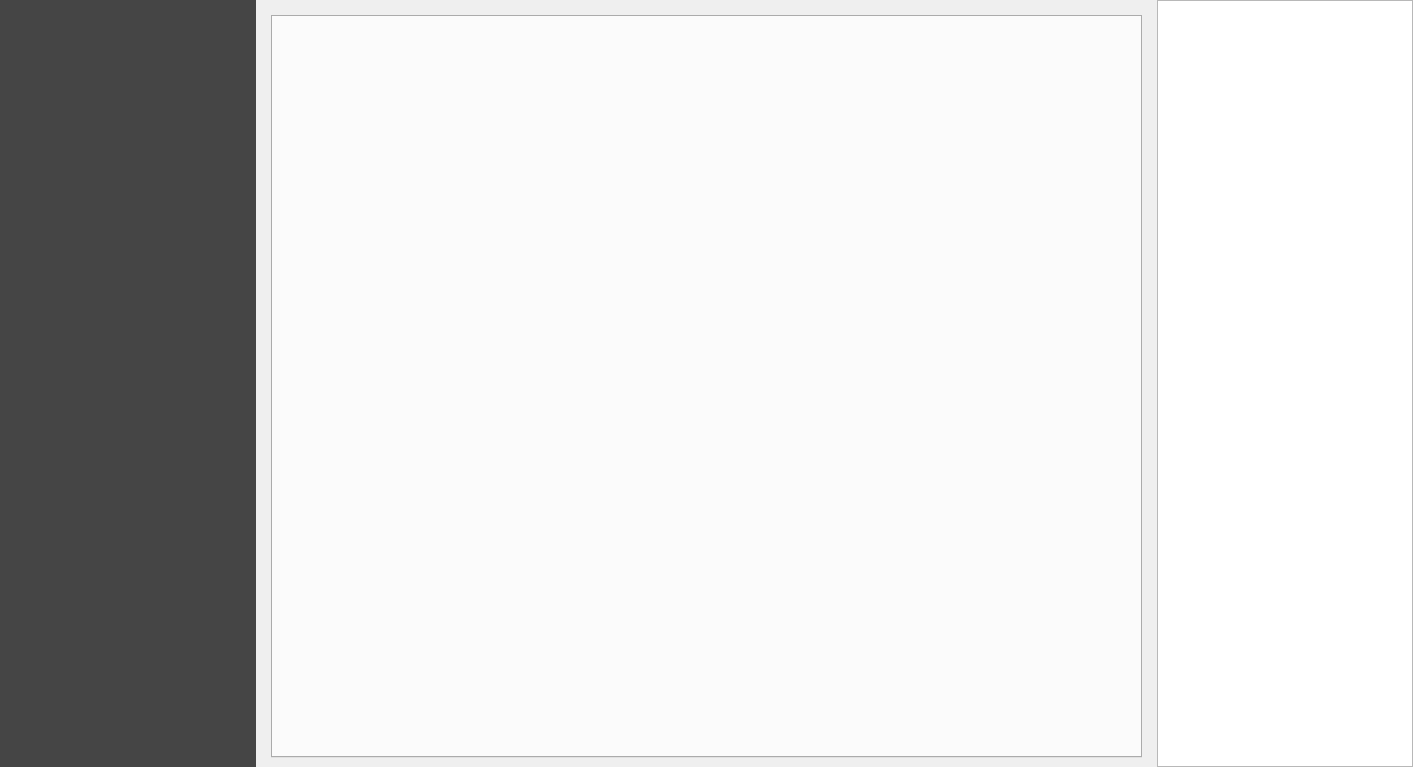
<?xml version="1.0" encoding="UTF-8"?>
<ui version="4.0">
 <class>Dialog</class>
 <widget class="QDialog" name="Dialog">
  <property name="geometry">
   <rect>
    <x>0</x>
    <y>0</y>
    <width>1413</width>
    <height>767</height>
   </rect>
  </property>
  <property name="windowTitle">
   <string notr="true">GeoPublicHealth</string>
  </property>
  <layout class="QHBoxLayout" name="horizontalLayout_2">
   <property name="leftMargin">
    <number>0</number>
   </property>
   <property name="topMargin">
    <number>0</number>
   </property>
   <property name="rightMargin">
    <number>0</number>
   </property>
   <property name="bottomMargin">
    <number>0</number>
   </property>
   <item>
    <layout class="QHBoxLayout" name="horizontalLayout_5">
     <item>
      <widget class="QTreeWidget" name="menu">
       <property name="sizePolicy">
        <sizepolicy hsizetype="Minimum" vsizetype="Expanding">
         <horstretch>0</horstretch>
         <verstretch>0</verstretch>
        </sizepolicy>
       </property>
       <property name="styleSheet">
        <string notr="true">QTreeWidget{
        background-color: rgb(69, 69, 69);
        outline: 0;
        }
        QTreeWidget::item {
                color: white;
                padding: 3px;
        }
        QTreeWidget::item::selected {
                color: black;
                background-color: rgb(10, 10, 10);
        padding-right: 0px;
        }

        QTreeView::branch {
                border-image: url(none.png);
        }

        QTreeView::branch:has-children{
                background-color: rgb(50, 50, 50);
        }

        QTreeWidget::item:has-children
        {
                background-color: rgb(50, 50, 50);
        }

        QTreeWidget::item:!has-children
        {
                background-color: rgb(69, 69, 69);
        }</string>
       </property>
       <property name="frameShape">
        <enum>QFrame::NoFrame</enum>
       </property>
       <property name="lineWidth">
        <number>0</number>
       </property>
       <property name="midLineWidth">
        <number>0</number>
       </property>
       <property name="iconSize">
        <size>
         <width>32</width>
         <height>32</height>
        </size>
       </property>
       <property name="autoExpandDelay">
        <number>1</number>
       </property>
       <property name="indentation">
        <number>9</number>
       </property>
       <attribute name="headerVisible">
        <bool>false</bool>
       </attribute>
       <attribute name="headerStretchLastSection">
        <bool>true</bool>
       </attribute>
       <column>
        <property name="text">
         <string>Menu</string>
        </property>
       </column>
      </widget>
     </item>
     <item>
      <layout class="QVBoxLayout" name="verticalLayout_11">
       <item>
        <widget class="QgsMessageBar" name="messageBar" native="true"/>
       </item>
       <item>
        <widget class="QStackedWidget" name="stack">
         <property name="currentIndex">
          <number>0</number>
         </property>
         <widget class="QWidget" name="page">
          <layout class="QVBoxLayout" name="verticalLayout">
           <item>
            <widget class="QTabWidget" name="tabWidget">
             <property name="currentIndex">
              <number>-1</number>
             </property>
             <property name="iconSize">
              <size>
               <width>32</width>
               <height>32</height>
              </size>
             </property>
            </widget>
           </item>
          </layout>
         </widget>
        </widget>
       </item>
      </layout>
     </item>
    </layout>
   </item>
   <item>
    <widget class="QTextBrowser" name="help">
     <property name="sizePolicy">
      <sizepolicy hsizetype="Minimum" vsizetype="Expanding"> <horstretch>0</horstretch>
       <verstretch>0</verstretch>
      </sizepolicy>
     </property>
     <property name="minimumSize">
      <size>
       <width>200</width>
       <height>0</height>
      </size>
     </property>
     <property name="readOnly">
      <bool>true</bool>
     </property>
     <property name="openExternalLinks">
      <bool>true</bool>
     </property>
    </widget>
    </item>
  </layout>
 </widget>
 <customwidgets>
  <customwidget>
   <class>QgsMessageBar</class>
   <extends>QWidget</extends>
   <header>qgis/gui.h</header>
   <container>1</container>
  </customwidget>
 </customwidgets>
 <resources/>
 <connections/>
</ui>
